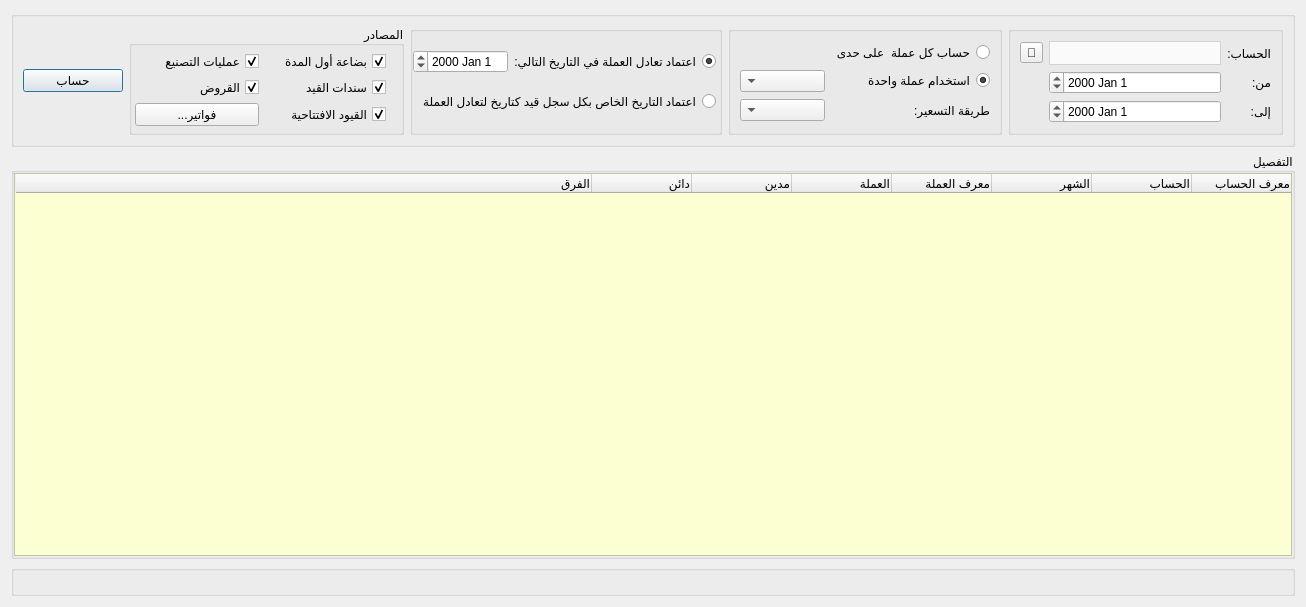
<?xml version="1.0" encoding="UTF-8"?>
<ui version="4.0">
 <class>Account_Movements</class>
 <widget class="QDialog" name="Account_Movements">
  <property name="windowModality">
   <enum>Qt::WindowModal</enum>
  </property>
  <property name="geometry">
   <rect>
    <x>0</x>
    <y>0</y>
    <width>1306</width>
    <height>607</height>
   </rect>
  </property>
  <property name="minimumSize">
   <size>
    <width>0</width>
    <height>115</height>
   </size>
  </property>
  <property name="windowTitle">
   <string>حركة الحساب</string>
  </property>
  <property name="layoutDirection">
   <enum>Qt::RightToLeft</enum>
  </property>
  <property name="modal">
   <bool>true</bool>
  </property>
  <layout class="QGridLayout" name="gridLayout_4">
   <item row="0" column="0">
    <widget class="QGroupBox" name="groupBox">
     <property name="minimumSize">
      <size>
       <width>0</width>
       <height>120</height>
      </size>
     </property>
     <property name="maximumSize">
      <size>
       <width>16777215</width>
       <height>16777215</height>
      </size>
     </property>
     <property name="layoutDirection">
      <enum>Qt::RightToLeft</enum>
     </property>
     <property name="title">
      <string/>
     </property>
     <layout class="QGridLayout" name="gridLayout_8">
      <item row="0" column="8">
       <widget class="QPushButton" name="calculate_btn">
        <property name="maximumSize">
         <size>
          <width>100</width>
          <height>16777215</height>
         </size>
        </property>
        <property name="text">
         <string>حساب</string>
        </property>
       </widget>
      </item>
      <item row="0" column="6">
       <widget class="QGroupBox" name="groupBox_5">
        <property name="enabled">
         <bool>true</bool>
        </property>
        <property name="layoutDirection">
         <enum>Qt::RightToLeft</enum>
        </property>
        <property name="title">
         <string/>
        </property>
        <layout class="QGridLayout" name="gridLayout">
         <property name="leftMargin">
          <number>0</number>
         </property>
         <property name="topMargin">
          <number>0</number>
         </property>
         <property name="rightMargin">
          <number>3</number>
         </property>
         <property name="bottomMargin">
          <number>0</number>
         </property>
         <property name="spacing">
          <number>0</number>
         </property>
         <item row="1" column="0" colspan="2">
          <widget class="QRadioButton" name="distinct_exchange_date_radio">
           <property name="text">
            <string>اعتماد التاريخ الخاص بكل سجل قيد كتاريخ لتعادل العملة</string>
           </property>
          </widget>
         </item>
         <item row="0" column="0">
          <widget class="QRadioButton" name="unified_exchange_date_radio">
           <property name="text">
            <string>:اعتماد تعادل العملة في التاريخ التالي</string>
           </property>
           <property name="checked">
            <bool>true</bool>
           </property>
          </widget>
         </item>
         <item row="0" column="1">
          <widget class="QDateEdit" name="exchange_date_input"/>
         </item>
        </layout>
       </widget>
      </item>
      <item row="0" column="7">
       <widget class="QGroupBox" name="groupBox_6">
        <property name="layoutDirection">
         <enum>Qt::RightToLeft</enum>
        </property>
        <property name="title">
         <string>المصادر</string>
        </property>
        <layout class="QGridLayout" name="gridLayout_5">
         <property name="leftMargin">
          <number>3</number>
         </property>
         <property name="topMargin">
          <number>3</number>
         </property>
         <property name="rightMargin">
          <number>15</number>
         </property>
         <property name="bottomMargin">
          <number>3</number>
         </property>
         <property name="spacing">
          <number>3</number>
         </property>
         <item row="3" column="1">
          <widget class="QPushButton" name="select_invoices_btn">
           <property name="maximumSize">
            <size>
             <width>125</width>
             <height>16777215</height>
            </size>
           </property>
           <property name="text">
            <string>...فواتير</string>
           </property>
          </widget>
         </item>
         <item row="0" column="0">
          <widget class="QCheckBox" name="source_period_start_material_checkbox">
           <property name="text">
            <string>بضاعة أول المدة</string>
           </property>
           <property name="checked">
            <bool>true</bool>
           </property>
          </widget>
         </item>
         <item row="3" column="0">
          <widget class="QCheckBox" name="source_period_start_checkbox">
           <property name="text">
            <string>القيود الافتتاحية</string>
           </property>
           <property name="checked">
            <bool>true</bool>
           </property>
          </widget>
         </item>
         <item row="2" column="0">
          <widget class="QCheckBox" name="source_journal_checkbox">
           <property name="text">
            <string>سندات القيد</string>
           </property>
           <property name="checked">
            <bool>true</bool>
           </property>
          </widget>
         </item>
         <item row="0" column="1">
          <widget class="QCheckBox" name="source_manufacture_checkbox">
           <property name="text">
            <string>عمليات التصنيع</string>
           </property>
           <property name="checked">
            <bool>true</bool>
           </property>
          </widget>
         </item>
         <item row="2" column="1">
          <widget class="QCheckBox" name="source_loans_checkbox">
           <property name="text">
            <string>القروض</string>
           </property>
           <property name="checked">
            <bool>true</bool>
           </property>
          </widget>
         </item>
        </layout>
       </widget>
      </item>
      <item row="0" column="4">
       <widget class="QGroupBox" name="groupBox_8">
        <property name="layoutDirection">
         <enum>Qt::RightToLeft</enum>
        </property>
        <property name="title">
         <string/>
        </property>
        <layout class="QGridLayout" name="gridLayout_6">
         <item row="0" column="0">
          <widget class="QLabel" name="label_6">
           <property name="maximumSize">
            <size>
             <width>16777215</width>
             <height>16777215</height>
            </size>
           </property>
           <property name="text">
            <string>الحساب:</string>
           </property>
          </widget>
         </item>
         <item row="0" column="1">
          <widget class="QComboBox" name="accounts_combobox">
           <property name="styleSheet">
            <string notr="true">QComboBox {
        background-color: #fafafa;
        border: 1px solid lightgrey;		
		height: 22px;
		color: black;
    }
    QComboBox::drop-down {
        border: none;
    }</string>
           </property>
          </widget>
         </item>
         <item row="2" column="0">
          <widget class="QLabel" name="label_4">
           <property name="maximumSize">
            <size>
             <width>30</width>
             <height>16777215</height>
            </size>
           </property>
           <property name="text">
            <string>من:</string>
           </property>
          </widget>
         </item>
         <item row="3" column="0">
          <widget class="QLabel" name="label_5">
           <property name="maximumSize">
            <size>
             <width>30</width>
             <height>16777215</height>
            </size>
           </property>
           <property name="text">
            <string>إلى:</string>
           </property>
          </widget>
         </item>
         <item row="2" column="1">
          <widget class="QDateEdit" name="from_date_input"/>
         </item>
         <item row="3" column="1">
          <widget class="QDateEdit" name="to_date_input"/>
         </item>
         <item row="0" column="2">
          <widget class="QToolButton" name="select_account_btn">
           <property name="text">
            <string>🔎</string>
           </property>
          </widget>
         </item>
        </layout>
       </widget>
      </item>
      <item row="0" column="5">
       <widget class="QGroupBox" name="groupBox_7">
        <property name="layoutDirection">
         <enum>Qt::RightToLeft</enum>
        </property>
        <property name="title">
         <string/>
        </property>
        <layout class="QGridLayout" name="gridLayout_7">
         <item row="2" column="0">
          <widget class="QRadioButton" name="unified_currency_radio">
           <property name="maximumSize">
            <size>
             <width>150</width>
             <height>16777215</height>
            </size>
           </property>
           <property name="layoutDirection">
            <enum>Qt::RightToLeft</enum>
           </property>
           <property name="text">
            <string>استخدام عملة واحدة</string>
           </property>
           <property name="checked">
            <bool>true</bool>
           </property>
          </widget>
         </item>
         <item row="3" column="0">
          <widget class="QLabel" name="label_7">
           <property name="maximumSize">
            <size>
             <width>80</width>
             <height>16777215</height>
            </size>
           </property>
           <property name="text">
            <string>طريقة التسعير:</string>
           </property>
          </widget>
         </item>
         <item row="2" column="2">
          <widget class="QComboBox" name="currency_combobox">
           <property name="enabled">
            <bool>true</bool>
           </property>
          </widget>
         </item>
         <item row="3" column="2">
          <widget class="QComboBox" name="pricing_method_combobox">
           <property name="enabled">
            <bool>true</bool>
           </property>
          </widget>
         </item>
         <item row="0" column="0">
          <widget class="QRadioButton" name="distinct_currency_radio">
           <property name="maximumSize">
            <size>
             <width>200</width>
             <height>16777215</height>
            </size>
           </property>
           <property name="layoutDirection">
            <enum>Qt::RightToLeft</enum>
           </property>
           <property name="text">
            <string>حساب كل عملة  على حدى</string>
           </property>
          </widget>
         </item>
        </layout>
       </widget>
      </item>
     </layout>
    </widget>
   </item>
   <item row="1" column="0">
    <widget class="QGroupBox" name="groupBox_3">
     <property name="sizePolicy">
      <sizepolicy hsizetype="MinimumExpanding" vsizetype="MinimumExpanding">
       <horstretch>0</horstretch>
       <verstretch>0</verstretch>
      </sizepolicy>
     </property>
     <property name="maximumSize">
      <size>
       <width>16777215</width>
       <height>16777215</height>
      </size>
     </property>
     <property name="title">
      <string>التفصيل</string>
     </property>
     <layout class="QGridLayout" name="gridLayout_2">
      <property name="leftMargin">
       <number>0</number>
      </property>
      <property name="topMargin">
       <number>0</number>
      </property>
      <property name="rightMargin">
       <number>0</number>
      </property>
      <property name="bottomMargin">
       <number>0</number>
      </property>
      <property name="spacing">
       <number>3</number>
      </property>
      <item row="0" column="0">
       <widget class="QTreeWidget" name="results_tree">
        <property name="focusPolicy">
         <enum>Qt::StrongFocus</enum>
        </property>
        <property name="styleSheet">
         <string notr="true">QScrollBar:vertical {
    background-color: #f1f1f1;
    width: 12px;
    margin: 12px 0 12px 0;
}

QScrollBar::handle:vertical {
    background-color: #888;
    min-height: 20px;
    border-radius: 4px;
}

QScrollBar::handle:vertical:hover {
    background-color: #555;
}

QTreeWidget{background-color:rgb(252, 255, 210);}

QTreeWidget::item {
    text-align: center;
}</string>
        </property>
        <property name="locale">
         <locale language="Arabic" country="Egypt"/>
        </property>
        <property name="textElideMode">
         <enum>Qt::ElideMiddle</enum>
        </property>
        <property name="verticalScrollMode">
         <enum>QAbstractItemView::ScrollPerPixel</enum>
        </property>
        <column>
         <property name="text">
          <string>معرف الحساب</string>
         </property>
         <property name="textAlignment">
          <set>AlignTrailing|AlignVCenter</set>
         </property>
        </column>
        <column>
         <property name="text">
          <string>الحساب</string>
         </property>
         <property name="textAlignment">
          <set>AlignTrailing|AlignVCenter</set>
         </property>
        </column>
        <column>
         <property name="text">
          <string>الشهر</string>
         </property>
         <property name="textAlignment">
          <set>AlignTrailing|AlignVCenter</set>
         </property>
        </column>
        <column>
         <property name="text">
          <string>معرف العملة</string>
         </property>
         <property name="textAlignment">
          <set>AlignTrailing|AlignVCenter</set>
         </property>
        </column>
        <column>
         <property name="text">
          <string>العملة</string>
         </property>
         <property name="textAlignment">
          <set>AlignTrailing|AlignVCenter</set>
         </property>
        </column>
        <column>
         <property name="text">
          <string>مدين</string>
         </property>
         <property name="textAlignment">
          <set>AlignTrailing|AlignVCenter</set>
         </property>
        </column>
        <column>
         <property name="text">
          <string>دائن</string>
         </property>
         <property name="textAlignment">
          <set>AlignTrailing|AlignVCenter</set>
         </property>
        </column>
        <column>
         <property name="text">
          <string>الفرق</string>
         </property>
         <property name="textAlignment">
          <set>AlignTrailing|AlignVCenter</set>
         </property>
        </column>
       </widget>
      </item>
     </layout>
    </widget>
   </item>
   <item row="2" column="0">
    <widget class="QGroupBox" name="groupBox_2">
     <property name="sizePolicy">
      <sizepolicy hsizetype="Minimum" vsizetype="Minimum">
       <horstretch>0</horstretch>
       <verstretch>0</verstretch>
      </sizepolicy>
     </property>
     <property name="maximumSize">
      <size>
       <width>16777215</width>
       <height>200</height>
      </size>
     </property>
     <property name="title">
      <string/>
     </property>
     <layout class="QGridLayout" name="gridLayout_3">
      <property name="leftMargin">
       <number>0</number>
      </property>
      <property name="topMargin">
       <number>0</number>
      </property>
      <property name="rightMargin">
       <number>0</number>
      </property>
      <property name="bottomMargin">
       <number>0</number>
      </property>
      <property name="spacing">
       <number>3</number>
      </property>
     </layout>
    </widget>
   </item>
  </layout>
 </widget>
 <resources/>
 <connections/>
</ui>
